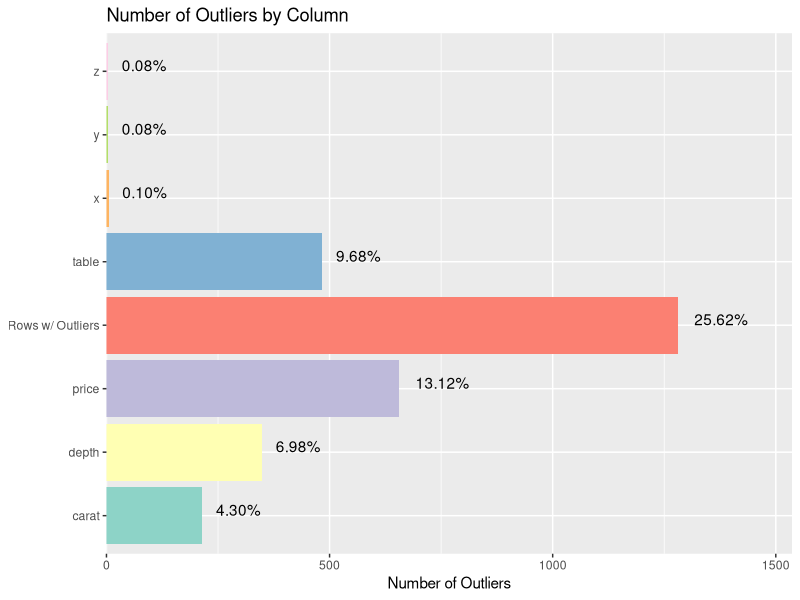
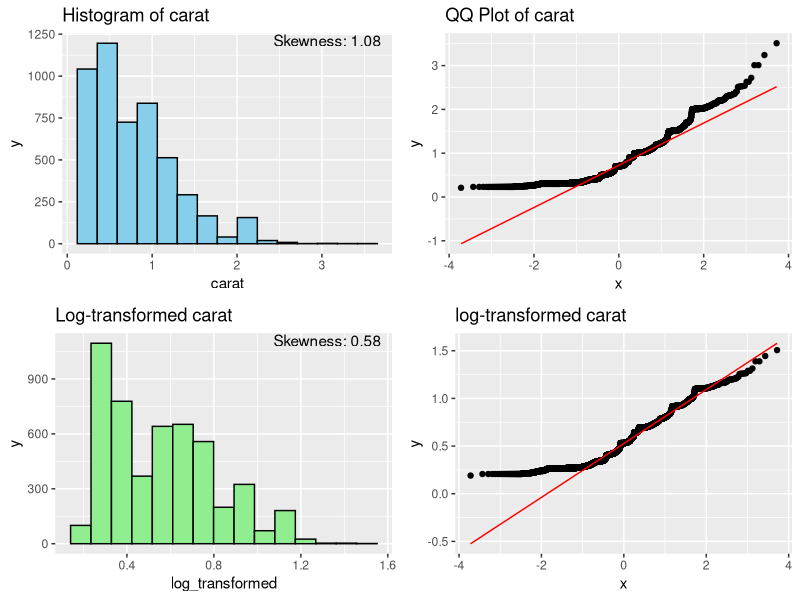
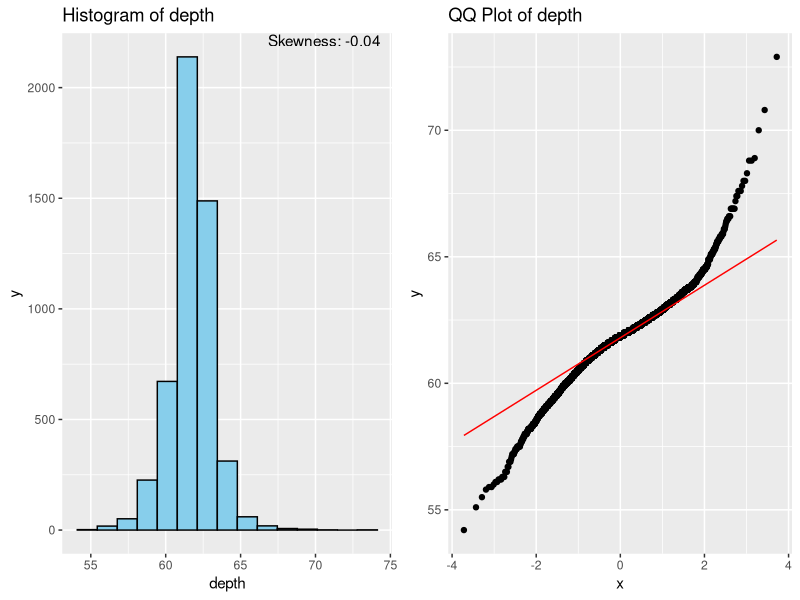
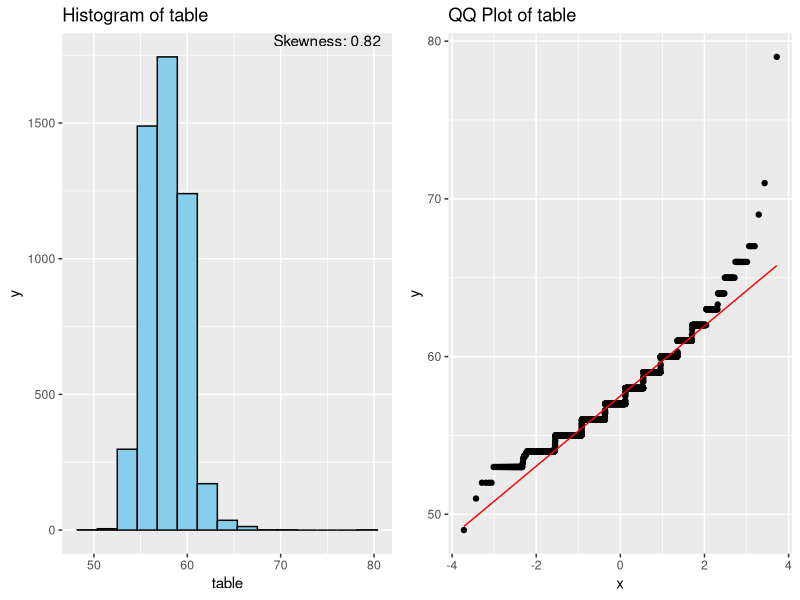
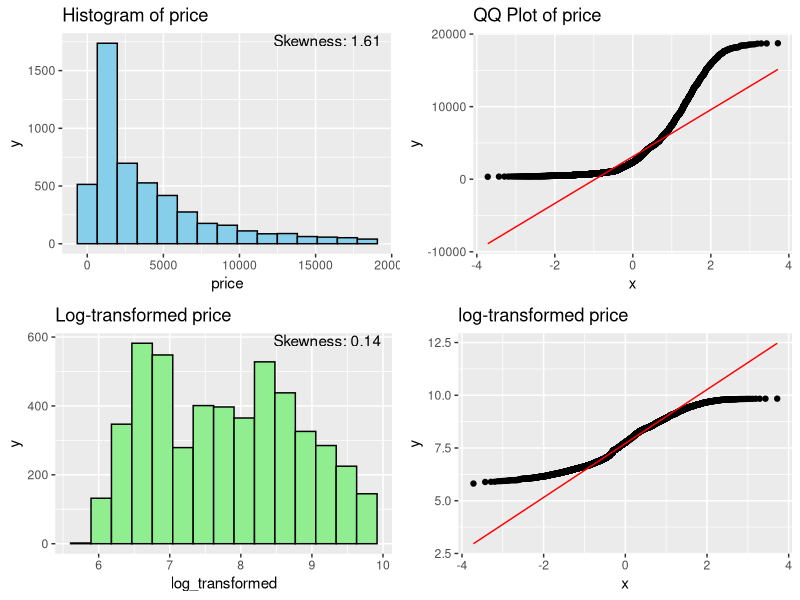
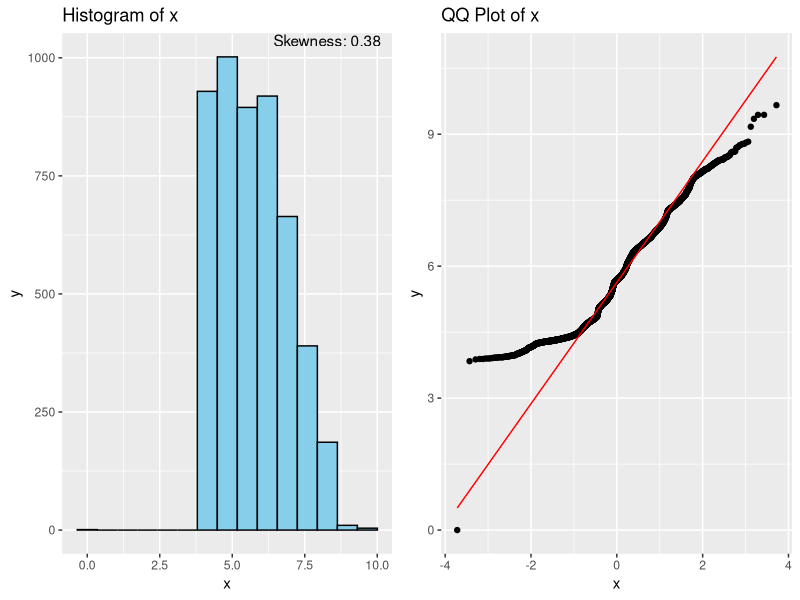
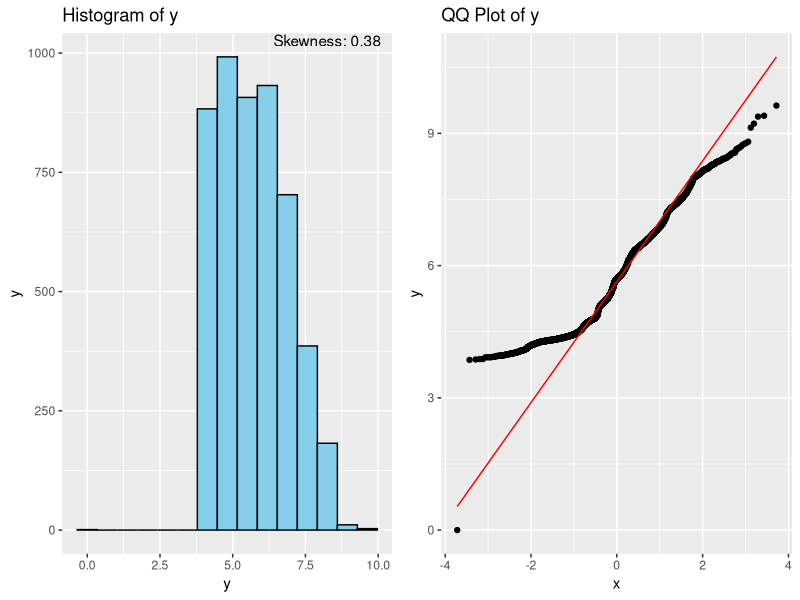
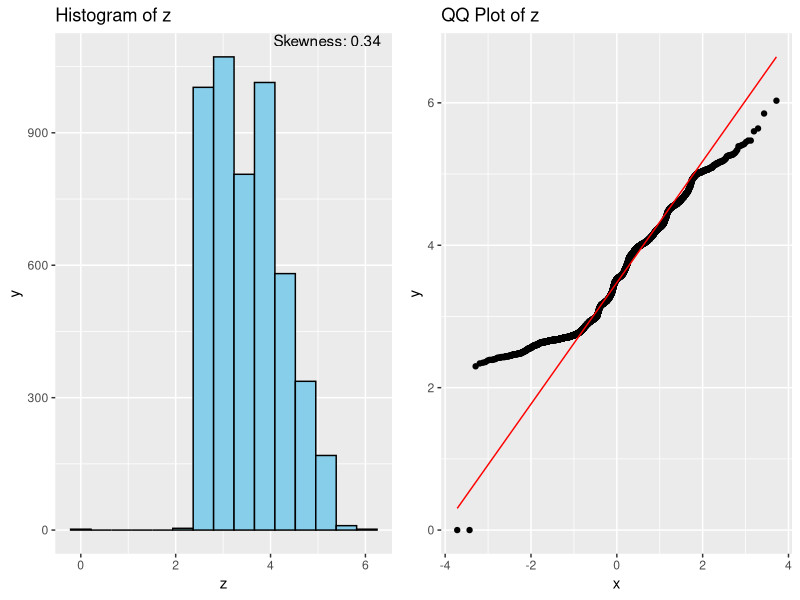

R code for these plots, in order:
## ---- chunk 1
knitr::opts_chunk$set(echo = TRUE, message = FALSE, warning = FALSE)
library(dplyr)
library(ggplot2)

max_data_points_eda <- 2000
target_bin <- NULL
## ---- chunk 2
# read file here
df <- diamonds[sample(1:nrow(diamonds),5000),]

# Set target/dependent variable, if any
target_var <- "price" 

# No target variable
#target_var <- NULL  
## ---- chunk 3
# Iterate over each column of the data frame
for (i in seq_along(df)) {
  # Check if the column is numeric and has less than 5 unique values
  if (is.numeric(df[[i]]) && length(unique(df[[i]])) / nrow(df) < 0.05 && length(unique(df[[i]])) < 13) {
    # Convert the column to a factor
    df[[i]] <- as.factor(df[[i]])
    cat("\nColumn ", colnames(df)[i], "was converted to a factor.")
  }
}
## ---- chunk 4
cutoff <- 0.8
# Initialize a vector to store the names of columns to be removed
cols_to_remove <- c()

# Loop through each column
for (col_name in names(df)) {
  # Check if column is non-numeric and has unique values > 80% of total rows
  if (!is.numeric(df[[col_name]]) && length(unique(df[[col_name]])) > cutoff * nrow(df)) {
    cols_to_remove <- c(cols_to_remove, col_name)
    cat("\nColumn", cols_to_remove, " was excluded from analysis.")
  }
}

# Remove the identified columns
df <- df %>% select(-one_of(cols_to_remove))
## ---- chunk 5
# Check if the target_var is in the dataframe and is not NA
if (!is.na(target_var) && target_var %in% names(df)) {
  # Check if the target variable is numerical
  if (is.numeric(df[[target_var]])) {
    # Create bins for the numerical target variable
    target_bin <- cut(df[[target_var]],
                      breaks = 5,
                      labels = c("low", "low_mid", "mid", "upper_mid", "high"),
                      include.lowest = TRUE
    )
    print(paste("Binned target variable", target_var, " as", "target_bin"))
  } else {
    print(paste("The target variable, ", target_var, ", is a categorical variable."))
  }
} else {
  print("No valid target variable selected. Proceeding with general EDA.")
  target_var <- NULL
}
## ---- chunk 6
str(df)
summary(df)
## ---- chunk 7
# Calculate the total number of missing values per column
missing_values <- sapply(df, function(x) sum(is.na(x)))

# Calculate the number of cases with at least one missing value
cases_with_missing <- sum(apply(df, 1, function(x) any(is.na(x))))

# Check if there are any missing values
if (all(missing_values == 0)) {
  print("There is no missing data in any columns.")
} else {
  # Create a data frame for plotting
  missing_data_df <- data.frame(
    Column = c(names(missing_values), "At Least One Missing"),
    MissingValues = c(missing_values, cases_with_missing)
  )
  # Calculate the percentage of missing values per column
  # missing_percentage <- (missing_values / nrow(df)) * 100
  # Plot the number of missing values for all columns with labels
  ggplot(missing_data_df, aes(x = Column, y = MissingValues, fill = Column)) +
    geom_bar(stat = "identity") +
    geom_text(aes(label = sprintf("%.0f%%", MissingValues / nrow(df) * 100)), hjust = -0.3) + # Add labels to the bars
    # geom_text(aes(label = sprintf("%.2f%%", MissingPercentage)), hjust = -0.3) +
    coord_flip() + # Makes the bars horizontal
    labs(title = "Number of Missing Values by Column", x = "Column", y = "Number of Missing Values") +
    scale_fill_brewer(palette = "Set3") + # Use a color palette for different bars
    theme(legend.position = "none", axis.title.y = element_blank()) + # Remove the legend
    scale_y_continuous(expand = expansion(mult = c(0, 0.2))) # Extend the y-axis limits by 10%
}
## ---- chunk 8
detect_outliers_mad <- function(df, accuracy = 0.99) {
  # Function to calculate MAD
  mad_function <- function(x) {
    median(abs(x - median(x)))
  }

  # Calculate z-score equivalent for the given accuracy
  z_threshold <- qnorm(accuracy + (1 - accuracy) / 2)

  # Calculate MAD threshold
  mad_threshold <- z_threshold

  # Initialize a list to store outlier indices for each numeric column
  outliers_list <- list()

  # Initialize a vector to keep track of rows with outliers
  rows_with_outliers <- rep(FALSE, nrow(df))

  # Loop through each column in the dataframe
  for (col_name in names(df)) {
    # Check if the column is numeric
    if (is.numeric(df[[col_name]])) {
      # Calculate MAD and median for the column
      mad_value <- mad_function(df[[col_name]])
      median_value <- median(df[[col_name]])

      # Calculate the deviation scores (using a modified z-score)
      deviation_scores <- 0.6745 * (df[[col_name]] - median_value) / mad_value

      # Identify indices of outliers
      outlier_indices <- which(abs(deviation_scores) > mad_threshold)

      # Store the indices in the list
      outliers_list[[col_name]] <- outlier_indices

      # Update rows with outliers
      rows_with_outliers[outlier_indices] <- TRUE
    }
  }

  # Calculate the number of outliers in each column
  num_outliers_each_col <- sapply(outliers_list, length)

  # Calculate the number of rows with at least one outlier
  num_rows_with_outliers <- sum(rows_with_outliers)

  # Combine the results into one vector
  combined_results <- c(num_outliers_each_col, "Rows w/ Outliers" = num_rows_with_outliers)

  # Return the combined results
  return(combined_results)
}

# Detect outliers using the previously defined function
outliers_info <- detect_outliers_mad(df)

# Check if there are any outliers
if (all(outliers_info == 0)) {
  print("There are no outliers in any columns.")
} else {
  # Create a data frame for plotting
  outliers_data_df <- data.frame(
    Column = names(outliers_info),
    Outliers = outliers_info,
    OutlierPercentage = (outliers_info / nrow(df)) * 100 # Calculate the percentage of outliers
  )

  # Plot the number of outliers for all columns with labels
  ggplot(outliers_data_df, aes(x = Column, y = Outliers, fill = Column)) +
    geom_bar(stat = "identity") +
    geom_text(aes(label = sprintf("%.2f%%", OutlierPercentage)), hjust = -0.3, vjust = 0) + # Add labels to the bars
    coord_flip() + # Makes the bars horizontal
    labs(title = "Number of Outliers by Column", x = "Column", y = "Number of Outliers") +
    scale_fill_brewer(palette = "Set3") + # Use a color palette for different bars
    theme(legend.position = "none", axis.title.y = element_blank()) + # Remove the legend
    scale_y_continuous(expand = expansion(mult = c(0, 0.2))) # Extend the y-axis limits
}
## ---- chunk 9
library(gridExtra)
library(e1071) # for skewness

# Function to check if the variable is highly skewed
is_highly_skewed <- function(x) {
  # Remove missing values before computing skewness
  x <- na.omit(x)
  abs(e1071::skewness(x)) > 1
}

create_plots <- function(df, var) {
  skewness_value <- round(e1071::skewness(na.omit(df[[var]])), 2)

  # Histogram
  p1 <- ggplot(df, aes_string(x = var)) +
    geom_histogram(bins = 15, fill = "skyblue", color = "black") +
    ggtitle(paste("Histogram of", var)) +
    annotate("text", x = Inf, y = Inf, label = paste("Skewness:", skewness_value), hjust = 1.1, vjust = 1.1)

  # QQ Plot with reference line
  p2 <- ggplot(df, aes_string(sample = var)) +
    stat_qq() +
    stat_qq_line(color = "red") +
    ggtitle(paste("QQ Plot of", var))

  if (is_highly_skewed(df[[var]])) {
    df$log_transformed <- log(df[[var]] + 1)
    skewness_log_value <- round(e1071::skewness(na.omit(df$log_transformed)), 2)

    # Histogram after log transformation
    p3 <- ggplot(df, aes(x = log_transformed)) +
      geom_histogram(bins = 15, fill = "lightgreen", color = "black") +
      ggtitle(paste("Log-transformed", var)) +
      annotate("text", x = Inf, y = Inf, label = paste("Skewness:", skewness_log_value), hjust = 1.1, vjust = 1.1)

    # QQ Plot after log transformation
    p4 <- ggplot(df, aes(sample = log_transformed)) +
      stat_qq() +
      stat_qq_line(color = "red") +
      ggtitle(paste("log-transformed", var))

    return(grid.arrange(p1, p2, p3, p4, ncol = 2))
  } else {
    return(grid.arrange(p1, p2, ncol = 2))
  }
}
# If the dataframe has more than 2000 rows, sample 2000 rows randomly
df_reduced <- df
if (nrow(df) > max_data_points_eda) {
  set.seed(123) # Set a random seed for reproducibility
  df_reduced <- df_reduced[sample(nrow(df_reduced), 2000), ]
  cat("Since there are too many rows, ", max_data_points_eda," randomly selected rows are shown scatter plots.")
}

# Apply the function to each numeric variable in the dataframe
lapply(names(df_reduced)[sapply(df_reduced, is.numeric)], function(var) create_plots(df, var))
## ---- chunk 10
# Function to create bar plots
create_bar_plot <- function(df, column_name) {
  # Checking if the column is a factor
  if (!is.numeric(df[[column_name]])) {
    df[[column_name]] <- as.factor(df[[column_name]])
    factor_levels <- levels(df[[column_name]])
  } else {
    factor_levels <- NULL
  }

  # Modify the data for plotting
  plot_data <- df %>%
    count(!!sym(column_name)) %>%
    arrange(desc(n)) %>%
    mutate(value = ifelse(row_number() > 12, "Other", as.character(!!sym(column_name)))) %>%
    group_by(value) %>%
    summarize(n = sum(n))

  # If the column is a factor, adjust the value names
  if (!is.null(factor_levels)) {
    plot_data$value <- factor(plot_data$value, levels = unique(c(factor_levels, "Other")))
  }

  # Finding the maximum value for adjusting y-axis
  max_value <- max(plot_data$n)

  # Creating the bar plot
  p <- ggplot(plot_data, aes(x = value, y = n, fill = value)) +
    geom_bar(stat = "identity") +
    geom_text(aes(label = paste0(round(n / sum(n) * 100, 1), "%")),
              vjust = -0.5
    ) +
    labs(title = paste("Bar Plot for", column_name), y = "Count") +
    theme(
      axis.text.x = element_text(angle = 45, hjust = 1),
      axis.title.x = element_blank()
    ) +
    theme(legend.position = "none") + # Remove the legend
    scale_y_continuous(limits = c(0, max_value * 1.2)) # Extend y-axis by 20%

  print(p) # Explicitly print the plot
}

# Iterating over each column
for (column_name in names(df)) {
  if (!is.numeric(df[[column_name]])) { # Checking if the column is non-numeric
    unique_values <- length(unique(df[[column_name]]))
    if (unique_values != nrow(df)) { # Ignoring columns with all unique values
      create_bar_plot(df, column_name)
    }
  }
}
## ---- chunk 11
data_for_heatmap <- df
if(!is.null(target_bin)) {
  data_for_heatmap$target_bin <- target_bin
}
numeric_cols <- sapply(data_for_heatmap, is.numeric)

# Prepare data for the heatmap
# Filter out rows with missing values
data_for_heatmap <- na.omit(data_for_heatmap)

# more than 2 numeric columns
if (sum(numeric_cols) > 1) {
  # If the dataframe has more than 2000 rows, sample 2000 rows randomly
  if (nrow(data_for_heatmap) > max_data_points_eda) {
    set.seed(123) # Set a random seed for reproducibility
    data_for_heatmap <- data_for_heatmap[sample(nrow(data_for_heatmap), 2000), ]
    cat("Since there are too many rows, ", max_data_points_eda," randomly selected rows are shown in this heatmap")
  }

  # Determine whether to include row names based on the number of rows
  show_row_names <- nrow(data_for_heatmap) <= 100

  # Define a color palette from yellow to blue
  my_palette <- colorRampPalette(c("yellow", "blue"))(n = 299)

  # Initialize the RowSideColors parameter as NULL
  row_side_colors <- NULL

  dist_pearson <- function(x, ...)
    as.dist(1-cor(t(x), method="pearson"))

  # Check if target_var is provided and not null
  if (!is.null(target_var) && target_var %in% names(data_for_heatmap)) {
    # Use the 'target_bin' column if it exists, otherwise use the column specified by target_var
    target_col <- ifelse("target_bin" %in% names(data_for_heatmap), 'target_bin',  target_var)

    # define groups of rows
    groups <- data_for_heatmap[[target_col]]
    groups_colors <- as.numeric(factor(groups))
    unique_groups <- unique(groups)
    row_side_colors <- rainbow(length(unique_groups))[groups_colors]

    # Create the heatmap with clustering trees and color bar
    gplots::heatmap.2(
      as.matrix(data_for_heatmap[numeric_cols]),
      scale = "column",  # Data is already scaled, so no scaling is needed here
      distfun = dist_pearson,  # for distance between rows
      hclustfun = function(x) hclust(x, method = "average"),  # for hierarchical clustering
      dendrogram = "both",  # only row dendrograms
      trace = "none",  # turns off trace lines inside the heatmap
      density.info = "none",  # turns off density plot inside color legend
      margins = c(8, 8),  # adjusts the margins around the plot
      Colv = TRUE,  # cluster columns
      Rowv = TRUE,  # always cluster rows
      labRow = if(show_row_names) rownames(data_for_heatmap) else NA,  # show/hide row names
      key = TRUE,  # whether to show the color key
      keysize = 1,  # size of the color key
      symbreaks = FALSE , # whether to make color breaks symmetrical around zero
      col = my_palette, # yellow and blue
      RowSideColors = row_side_colors,  # add side color bar if side_colors is not NULL
      cexCol = 0.9,         # Make column labels smaller
      srtCol = 45,          # Rotate column labels 45 degrees
      adjCol = c(1,0)   # Adjust the position of the column labels
    )
    legend("topright", legend = unique_groups, fill = rainbow(length(unique_groups)), title = target_var)

  } else {   # RowSideColors = NULL gives errors.
    # Create the heatmap without the color bar
    gplots::heatmap.2(
      as.matrix(data_for_heatmap[numeric_cols]),
      scale = "column",  # Data is already scaled, so no scaling is needed here
      distfun = dist_pearson,  # for distance between rows
      hclustfun = function(x) hclust(x, method = "average"),  # for hierarchical clustering
      dendrogram = "both",  # only row dendrograms
      trace = "none",  # turns off trace lines inside the heatmap
      density.info = "none",  # turns off density plot inside color legend
      margins = c(8, 8),  # adjusts the margins around the plot
      Colv = TRUE,  # cluster columns
      Rowv = TRUE,  # always cluster rows
      labRow = if(show_row_names) rownames(data_for_heatmap) else NA,  # show/hide row names
      key = TRUE,  # whether to show the color key
      keysize = 1,  # size of the color key
      symbreaks = FALSE , # whether to make color breaks symmetrical around zero
      col = my_palette, # yellow and blue
      cexCol = 0.9,         # Make column labels smaller
      srtCol = 45,          # Rotate column labels 45 degrees
      adjCol = c(1,0)   # Adjust the position of the column labels
    )
  }
}
## ---- chunk 12
library(corrplot)
df2 <- df[sapply(df, is.numeric)]
df2 <- na.omit(df2)
M <- cor(df2)
testRes <- cor.mtest(df2, conf.level = 0.95)
## leave blank on non-significant coefficient
## add significant correlation coefficients
corrplot(M,
         p.mat = testRes$p, method = "circle", type = "lower", insig = "blank",
         addCoef.col = "black", number.cex = 0.8, order = "AOE", diag = FALSE
)
## ---- chunk 13
library(GGally)
library(hexbin)

num_cols <- names(df)[sapply(df, is.numeric)]
if(length(num_cols) > 1) {
  num_col_pairs <- combn(num_cols, 2, simplify = FALSE)

  for (pair in num_col_pairs) {
    col_x <- pair[1]
    col_y <- pair[2]

    # Perform correlation test
    corr_test <- cor.test(df[[col_x]], df[[col_y]], method = "pearson")

    if (corr_test$p.value < 0.01 && abs(corr_test$estimate) > 0.1) {
      corr_label <- paste("R =", round(corr_test$estimate, 2), "\nP =", format(corr_test$p.value, scientific = TRUE, digits = 2))

      if (nrow(df) > 5000) {
        # Use hexbin plot
        p <- ggplot(df, aes_string(x = col_x, y = col_y)) +
          labs(title = paste(col_x, "vs", col_y), x = col_x, y = col_y) +
          geom_hex(bins = 70) +
          scale_fill_continuous(type = "viridis")
      } else {
        # Use scatter plot
        if (!is.null(target_var) && !is.na(target_var)) {
          if(target_var != col_x && target_var != col_y){
            df_ggplot <- df
            if(!is.null(target_bin)) {
              df_ggplot$target_bin <- target_bin
            }

            color_var <- ifelse(!is.numeric(df[[target_var]]), target_var, "target_bin")
            p <- ggplot(df_ggplot, aes_string(x = col_x, y = col_y, color = color_var)) +
              geom_point(alpha = 0.7) +
              labs(title = paste(col_x, "vs", col_y), x = col_x, y = col_y) +
              guides(color = guide_legend(title = color_var))
          }
        } else {
          p <- ggplot(df, aes_string(x = col_x, y = col_y)) +
            geom_point(alpha = 0.7) +
            labs(title = paste(col_x, "vs", col_y), x = col_x, y = col_y)
        }
      }

      p <- p + annotate("text", x = Inf, y = Inf, label = corr_label, hjust = 1.1, vjust = 1.1, size = 4)
      print(p)
    }
  }
}  else {
  cat("Not applicable.")
}
## ---- chunk 14
num_cols <- sapply(df, is.numeric)
cat_cols <- sapply(df, is.factor)
if(length(num_cols) > 1 & length(cat_cols) > 1) {
  # Perform ANOVA and create violin plots for significant cases
  for (num_var in names(df)[num_cols]) {
    for (cat_var in names(df)[cat_cols]) {
      if (cat_var != "target_bin") {
        anova_result <- aov(df[[num_var]] ~ df[[cat_var]], data = df)
        p_value <- summary(anova_result)[[1]]$"Pr(>F)"[1]
        if (p_value < 0.01) {
          plot <- ggplot(df, aes_string(x = cat_var, y = num_var)) +
            geom_violin(trim = FALSE, fill = "lightblue", color = "black") +
            geom_boxplot(width = 0.2, fill = "white", color = "black") +
            labs(title = paste(num_var, "by", cat_var, "(ANOVA P =", format(p_value, scientific = TRUE, digits = 2), ")"), x = cat_var, y = num_var)

          if (nrow(df) < 300) {
            plot <- plot + geom_jitter(width = 0.2, color = "black")
          }
          print(plot)
        }
      }
    }
  }
}  else {
  cat("Not applicable.")
}
## ---- chunk 15
cat_cols <- !(sapply(df, is.numeric)) & names(df) != "target_bin"
cat_var_names <- names(df)[cat_cols]
if(length(cat_var_names) > 1) {
  # Perform chi-squared tests and create stacked bar plots if p-value < 0.01
  for (i in 1:(length(cat_var_names) - 1)) {
    for (j in (i + 1):length(cat_var_names)) {
      tab <- table(df[[cat_var_names[i]]], df[[cat_var_names[j]]])
      chi_test <- chisq.test(tab)
      if (is.na(chi_test$p.value)) next
      if (chi_test$p.value < 0.01) {
        p <- ggplot(df, aes_string(x = cat_var_names[i], fill = cat_var_names[j])) +
          geom_bar(position = "fill") +
          labs(
            title = paste(cat_var_names[i], "vs", cat_var_names[j], "(Chisq P =", format(chi_test$p.value, scientific = TRUE, digits = 2), ")"),
            x = paste(cat_var_names[i]),
            y = "Proportion"
          ) +
          coord_flip()
        print(p)
      }
    }
  }
} else {
  cat("There is one or zero categorical variable")
}
